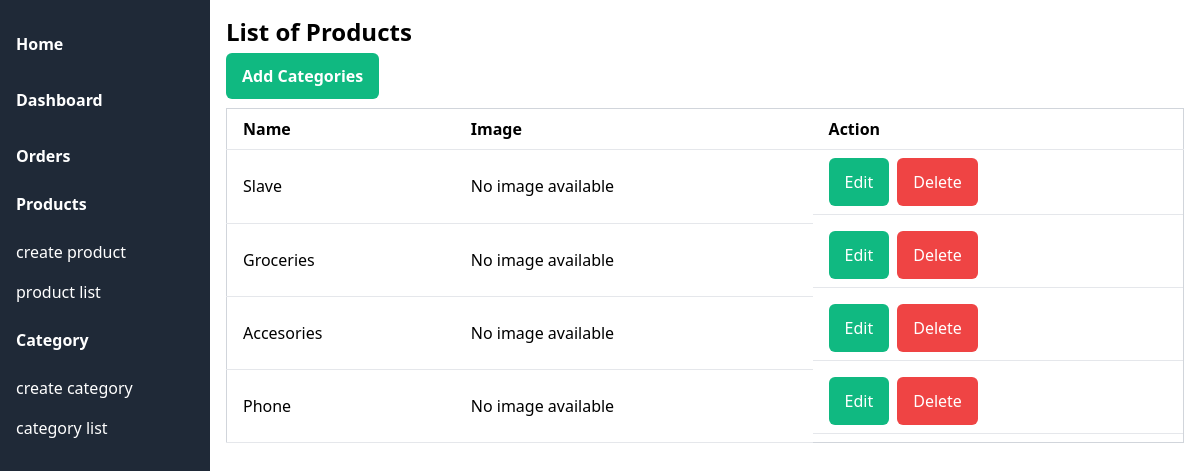
Page /category_list/ (signed in) on the earlier database version.
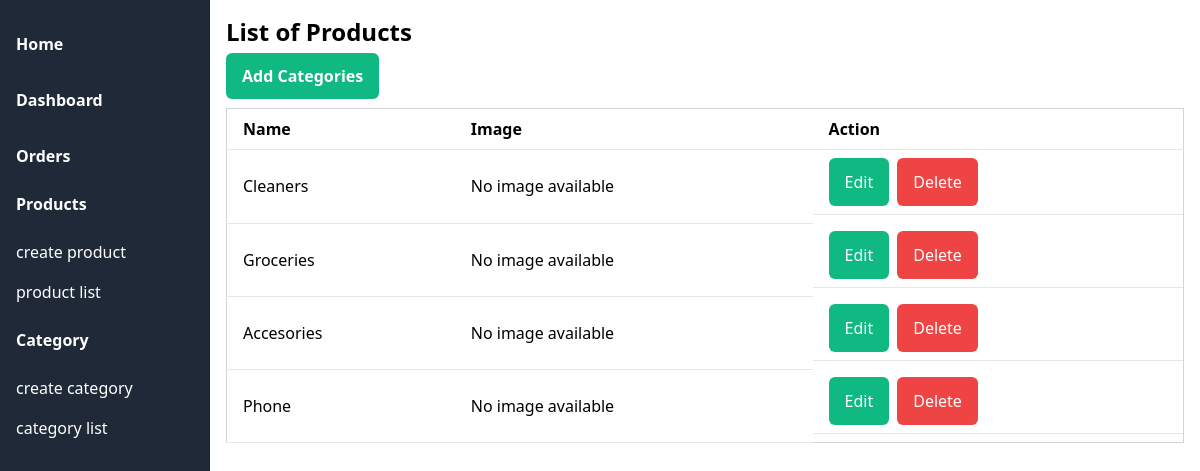
Same page on the later database version.
### shop/models.py (models this page shows, shortened)
class Category(models.Model):
    name = models.CharField(max_length=200)
    slug = models.SlugField(max_length=200,unique=True)
    category_image = models.ImageField(upload_to='category_image', blank=True, null=True)
    class Meta:
        ordering = ['name']
        indexes = [
            models.Index(fields=['name']),
        ]
        verbose_name = 'category'
        verbose_name_plural = 'categories'

### administration/views.py (the view)
# urls.py: path('category_list/', views.category_list, name='category-list' ),
@login_required
def category_list(requset):
    categories = Category.objects.order_by("-id")
    return render(requset, "category/category_list.html", {"categories": categories})

### cart/context_processors.py (called while the page is built)
def cart_items_count(request):
    session_id = request.session.session_key
    cart_items = CartItem.objects.filter(session_id=session_id)
    cart_items_count = 0
    for item in cart_items:
        cart_items_count += item.quantity
    return {"cart_items_count": cart_items_count}

### administration/templates/category/category_list.html
{% extends "admin.html" %}
{% block body %}
<div class="container mx-auto p-4">
    <h1 class="text-2xl font-bold mb-4">List of Products</h1>
    <div class="mb-5">
        <a href="{% url 'create-category' %}" class="font-semibold bg-green-500 px-4 py-3 text-white rounded-md">Add Categories</a>
    </div>
    <table class="min-w-full bg-white border border-gray-300 items-center">
      <thead>
        <tr>
          <th class="py-2 px-4 border-b mb-2 text-left">Name</th>
          <th class="py-2 px-4 border-b mb-2 text-left">Image</th>
          <th class="py-2 px-4 border-b mb-2 text-left">Action</th>
        </tr>
      </thead>
      <tbody>
        {% for category in categories %}
        <tr>
          <td class="py-2 px-4 border-b mb-2 text-left">{{category.name}}</td>
          <td class="py-2 px-4 border-b mb-2 text-left">
           {% if category.image %}
      <img src="{{ category.image.url }}" alt="Product" class="w-16 h-16 object-cover">
    {% else %}
      No image available
    {% endif %}
          </td>
          <td class="py-2 px-4 border-b mb-2 text-left flex gap-2">
            <a href="{% url 'update-category' category.pk %}" class="bg-green-500 px-4 py-3 text-white rounded-md">Edit</a>
             <a href="{% url 'delete-category' category.pk %}" onclick="return confirm('Are you sure you want to delete this category?')" class="bg-red-500 px-4 py-3 text-white rounded-md">Delete</a>
          </td>
        </tr>
        {% endfor %}
      </tbody>
    </table>
  </div>
{% endblock %}

Differences in the rows shown:
removed Category: name "Slave"
added Category: name "Cleaners"
